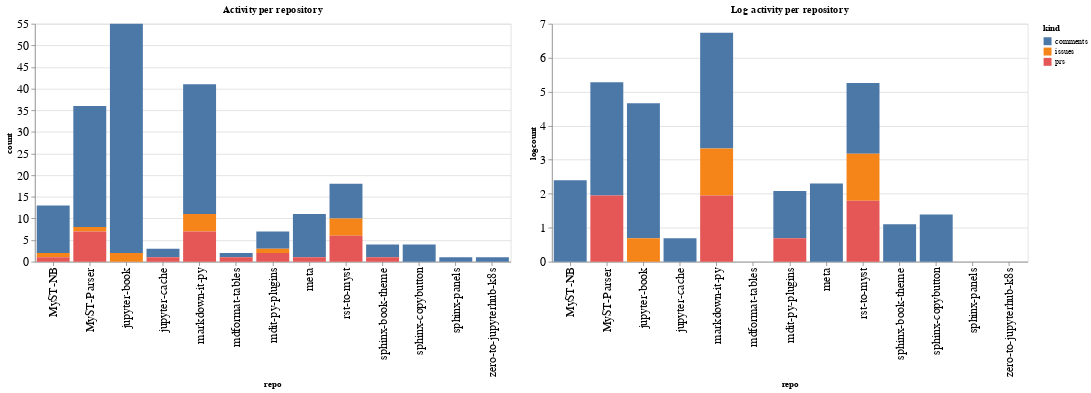

The code cell stored with this chart in its notebook:
### Code cell
ch1 = alt.Chart(repo_summaries, width=600, title="Activity per repository").mark_bar().encode(
    x='repo',
    y='count',
    color='kind',
    tooltip="kind"
)

ch2 = alt.Chart(repo_summaries, width=600, title="Log activity per repository").mark_bar().encode(
    x='repo',
    y='logcount',
    color='kind',
    tooltip="kind"
)

ch1 | ch2

### Figure 1 — Vega-Lite specification as saved in the notebook (floating-point values rounded to 4 significant figures)
{"config": {"axisLeft": {"labelFontSize": 15}, "axisBottom": {"labelFontSize": 15}}, "hconcat": [{"mark": "bar", "encoding": {"color": {"type": "nominal", "field": "kind"}, "tooltip": {"type": "nominal", "field": "kind"}, "x": {"type": "nominal", "field": "repo"}, "y": {"type": "quantitative", "field": "count"}}, "title": "Activity per repository", "width": 600}, {"mark": "bar", "encoding": {"color": {"type": "nominal", "field": "kind"}, "tooltip": {"type": "nominal", "field": "kind"}, "x": {"type": "nominal", "field": "repo"}, "y": {"type": "quantitative", "field": "logcount"}}, "title": "Log activity per repository", "width": 600}], "data": {"name": "data-7f80a14db850e7ec285067081e12fae7"}, "$schema": "https://vega.github.io/schema/vega-lite/v4.8.1.json", "datasets": {"data-7f80a14db850e7ec285067081e12fae7": [{"repo": "MyST-NB", "kind": "comments", "count": 11, "logcount": 2.398}, {"repo": "MyST-NB", "kind": "issues", "count": 1, "logcount": 0.0}, {"repo": "MyST-NB", "kind": "prs", "count": 1, "logcount": 0.0}, {"repo": "MyST-Parser", "kind": "comments", "count": 28, "logcount": 3.332}, {"repo": "MyST-Parser", "kind": "issues", "count": 1, "logcount": 0.0}, {"repo": "MyST-Parser", "kind": "prs", "count": 7, "logcount": 1.946}, {"repo": "jupyter-book", "kind": "comments", "count": 53, "logcount": 3.97}, {"repo": "jupyter-book", "kind": "issues", "count": 2, "logcount": 0.6931}, {"repo": "jupyter-cache", "kind": "comments", "count": 2, "logcount": 0.6931}, {"repo": "jupyter-cache", "kind": "prs", "count": 1, "logcount": 0.0}, {"repo": "markdown-it-py", "kind": "comments", "count": 30, "logcount": 3.401}, {"repo": "markdown-it-py", "kind": "issues", "count": 4, "logcount": 1.386}, {"repo": "markdown-it-py", "kind": "prs", "count": 7, "logcount": 1.946}, {"repo": "mdformat-tables", "kind": "comments", "count": 1, "logcount": 0.0}, {"repo": "mdformat-tables", "kind": "prs", "count": 1, "logcount": 0.0}, {"repo": "mdit-py-plugins", "kind": "comments", "count": 4, "logcount": 1.386}, {"repo": "mdit-py-plugins", "kind": "issues", "count": 1, "logcount": 0.0}, {"repo": "mdit-py-plugins", "kind": "prs", "count": 2, "logcount": 0.6931}, {"repo": "meta", "kind": "comments", "count": 10, "logcount": 2.303}, {"repo": "meta", "kind": "prs", "count": 1, "logcount": 0.0}, {"repo": "rst-to-myst", "kind": "comments", "count": 8, "logcount": 2.079}, {"repo": "rst-to-myst", "kind": "issues", "count": 4, "logcount": 1.386}, {"repo": "rst-to-myst", "kind": "prs", "count": 6, "logcount": 1.792}, {"repo": "sphinx-book-theme", "kind": "comments", "count": 3, "logcount": 1.099}, {"repo": "sphinx-book-theme", "kind": "prs", "count": 1, "logcount": 0.0}, {"repo": "sphinx-copybutton", "kind": "comments", "count": 4, "logcount": 1.386}, {"repo": "sphinx-panels", "kind": "comments", "count": 1, "logcount": 0.0}, {"repo": "zero-to-jupyterhub-k8s", "kind": "comments", "count": 1, "logcount": 0.0}]}}
